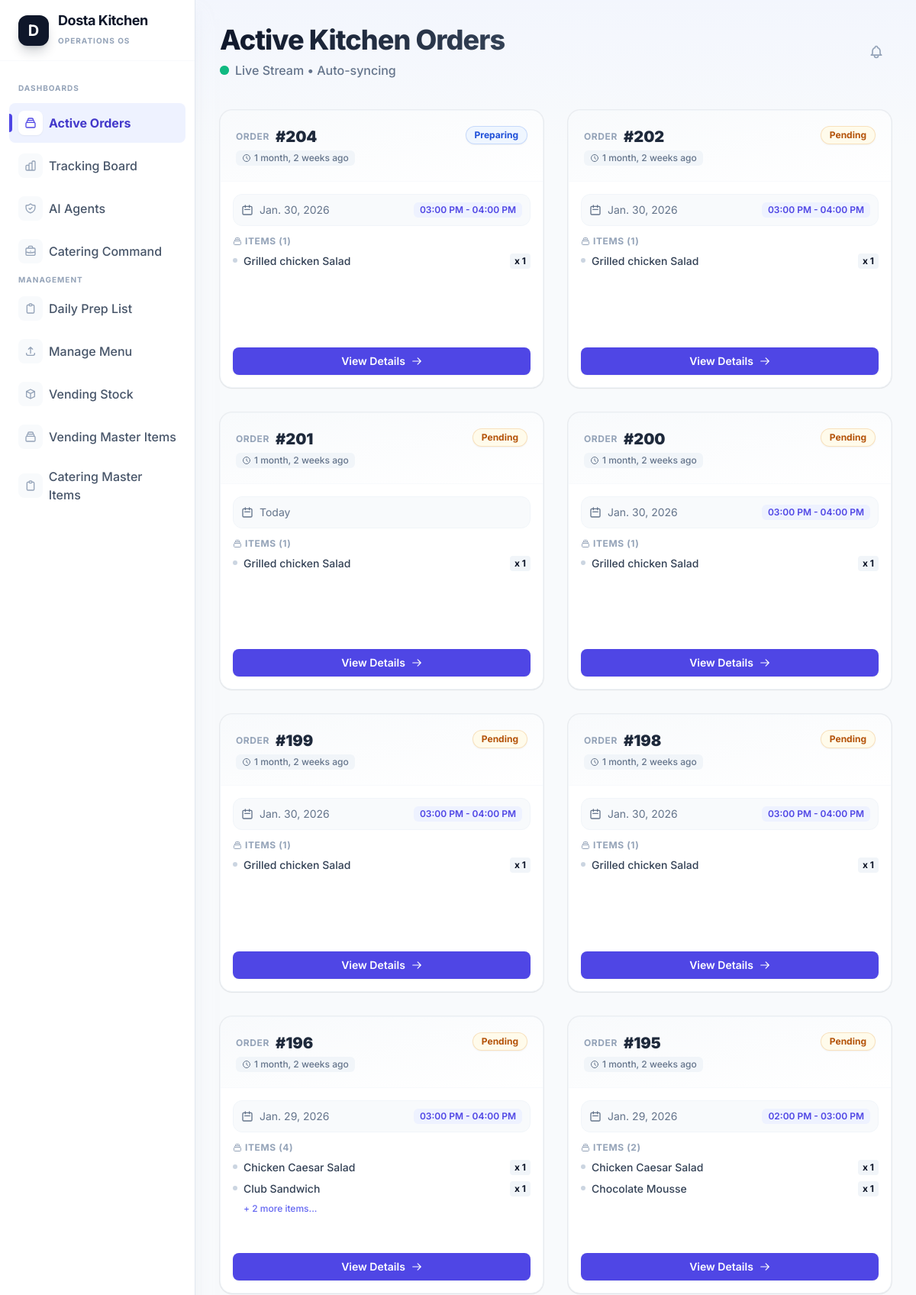
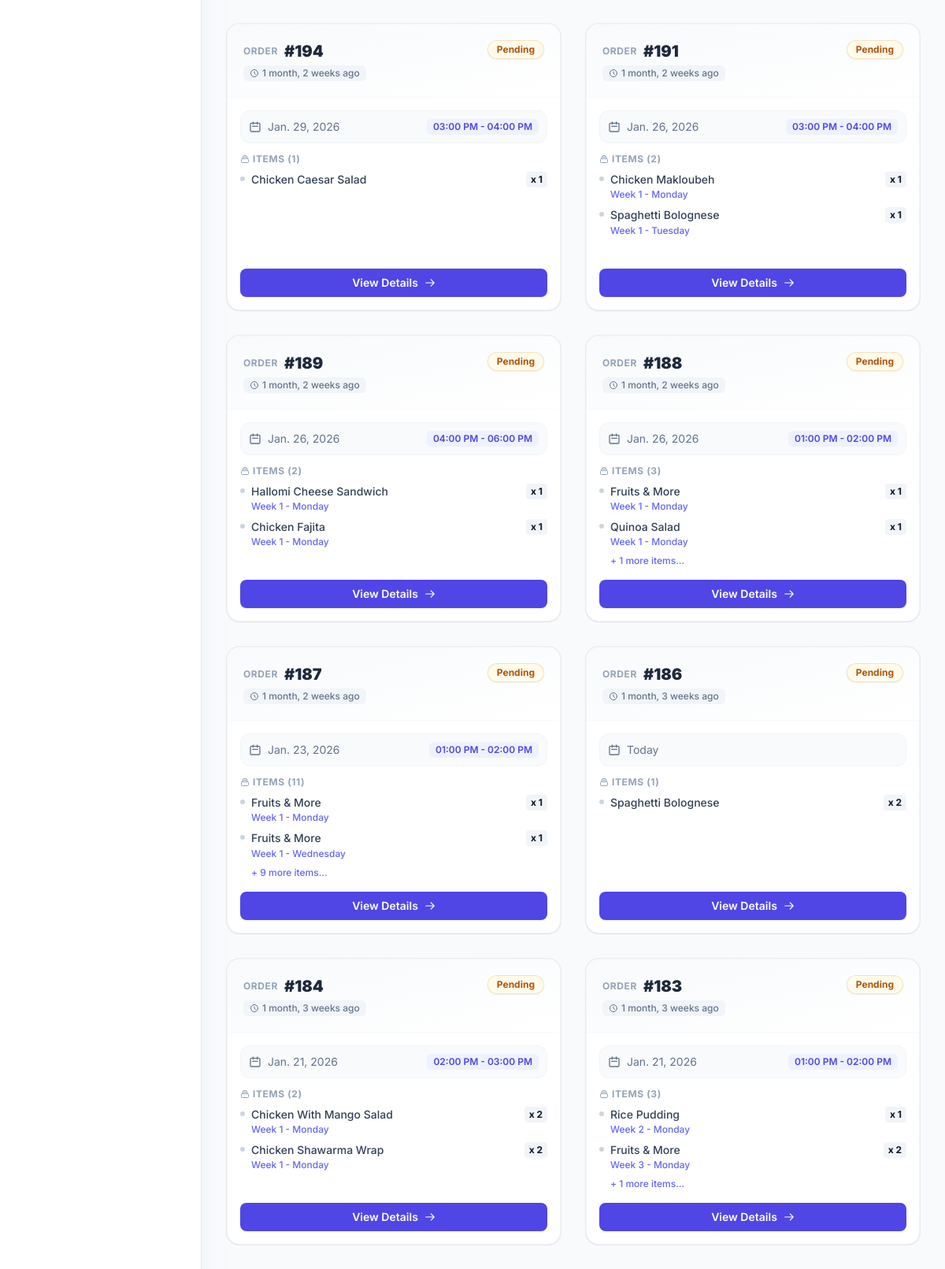
Page /kitchen/ (signed in, upper part) on the committed database (2 pictures, top to bottom).
### vending/models.py (models this page shows, shortened)
class Order(models.Model):
    user = models.ForeignKey(settings.AUTH_USER_MODEL, related_name="orders", on_delete=models.CASCADE)
    location = models.ForeignKey(VendingLocation, related_name="orders", on_delete=models.PROTECT)
    plan_type = models.CharField(max_length=20, choices=PlanType.choices)
    plan_subtype = models.CharField(max_length=20, choices=PlanSubType.choices, default=PlanSubType.NONE)
    pickup_type = models.CharField(max_length=20, choices=PickupType.choices, null=True, blank=True)
    pickup_date = models.DateField(null=True, blank=True)
    pickup_slot = models.ForeignKey(PickupTimeSlot, related_name="orders", on_delete=models.SET_NULL, null=True, blank=True)
    status = models.CharField(max_length=20, choices=OrderStatus.choices, default=OrderStatus.DRAFT)
    current_step = models.PositiveSmallIntegerField(default=1)
    total_amount = models.DecimalField(max_digits=10, decimal_places=2, default=0.00)
    pickup_code = models.CharField(max_length=50, blank=True, null=True)
    qr_code_url = models.URLField(max_length=500, blank=True, null=True)
    created_at = models.DateTimeField(auto_now_add=True)
    @property
    def kitchen_items(self):
        return self.items.filter(plan_type__in=['START_PLAN', 'ORDER_NOW', 'SMART_GRAB'], pickup_code__isnull=True)

class PickupTimeSlot(models.Model):
    label = models.CharField(max_length=100)
    start_time = models.TimeField()
    end_time = models.TimeField()
    location = models.ForeignKey(VendingLocation, related_name="pickup_slots", on_delete=models.CASCADE, null=True, blank=True)
    is_active = models.BooleanField(default=True)

class OrderItem(models.Model):
    order = models.ForeignKey(Order, related_name="items", on_delete=models.CASCADE)
    menu_item = models.ForeignKey(MenuItem, related_name="order_items", on_delete=models.PROTECT, null=True, blank=True)
    sweets_item = models.ForeignKey('catering.SweetsItem', related_name="order_items", on_delete=models.PROTECT, null=True, blank=True)
    sweets_variation = models.ForeignKey('catering.SweetsItemVariation', related_name="order_items", on_delete=models.SET_NULL, null=True, blank=True)
    quantity = models.PositiveIntegerField(default=1)
    day_of_week = models.CharField(max_length=10, choices=DayOfWeek.choices, null=True, blank=True)
    week_number = models.PositiveSmallIntegerField(null=True, blank=True)
    vending_good_uuid = models.CharField(max_length=255, null=True, blank=True) # NEW: Vending Good UUID
    heating_requested = models.BooleanField(default=False, null=True, blank=True)
    plan_type = models.CharField(max_length=20, choices=PlanType.choices, default=PlanType.ORDER_NOW)
    plan_subtype = models.CharField(max_length=20, choices=PlanSubType.choices, default=PlanSubType.NONE)
    pickup_type = models.CharField(max_length=20, choices=PickupType.choices, null=True, blank=True)
    pickup_date = models.DateField(null=True, blank=True)
    pickup_slot = models.ForeignKey(PickupTimeSlot, related_name="order_items", on_delete=models.SET_NULL, null=True, blank=True)
    status = models.CharField(max_length=20, choices=OrderStatus.choices, default=OrderStatus.PENDING, null=True, blank=True)
    pickup_code = models.CharField(max_length=50, blank=True, null=True)
    created_at = models.DateTimeField(auto_now_add=True)
    class Meta:
        indexes = [models.Index(fields=["order", "week_number", "day_of_week"])]
    @property
    def week_day_display(self):
        if self.week_number and self.day_of_week:
            return f"Week {self.week_number} - {self.day_of_week}"
        return self.day_of_week or ""

class MenuItem(models.Model):
    menu = models.ForeignKey(Menu, related_name='items', on_delete=models.CASCADE)
    master_item = models.ForeignKey(MasterItem, related_name='menu_items', on_delete=models.PROTECT, null=True, blank=True)
    name = models.CharField(max_length=255)
    price = models.DecimalField(max_digits=10, decimal_places=2)
    description = models.TextField()
    ingredients = models.TextField(blank=True, null=True)
    calories = models.PositiveIntegerField(default=0, help_text="kcal")
    protein = models.DecimalField(max_digits=6, decimal_places=2, default=0, help_text="grams")
    carbs = models.DecimalField(max_digits=6, decimal_places=2, default=0, help_text="grams")
    fats = models.DecimalField(max_digits=6, decimal_places=2, default=0, help_text="grams")
    offer = models.CharField(max_length=255, blank=True, null=True)
    terms_and_conditions = models.TextField(blank=True, null=True)
    heating = models.BooleanField(default=False)
    image_source_url = models.URLField(max_length=500, blank=True, null=True)
    image = models.ImageField(upload_to='menu_images/')

### kitchen/views.py (the view)
# urls.py: path('', views.DashboardView.as_view(), name='dashboard'),
class DashboardView(LoginRequiredMixin, UserPassesTestMixin, ListView):
    model = Order
    template_name = 'kitchen/dashboard.html'
    context_object_name = 'orders'
    def test_func(self):
        return is_kitchen_admin(self.request.user)
    def get_queryset(self):
        return Order.objects.filter(
            status__in=[
                OrderStatus.PENDING,
                OrderStatus.PREPARING,
                OrderStatus.READY
            ],
            items__plan_type__in=['START_PLAN', 'ORDER_NOW', 'SMART_GRAB'],
            items__pickup_code__isnull=True # Only items that still need fulfillment
        ).distinct().order_by('-created_at')

### kitchen/views.py (called while the page is built)
def is_kitchen_admin(user):
    return user.is_authenticated and (user.is_staff or user.is_superuser)

### kitchen/templates/kitchen/dashboard.html (shortened to what this page needs)
{% extends 'kitchen/base.html' %} {% block content %}
<div class="max-w-8xl mx-auto">
 <div
  class="flex flex-col md:flex-row md:items-center justify-between gap-6 mb-10">
  <div>
   <h2
    class="text-4xl font-extrabold text-transparent bg-clip-text bg-gradient-to-r from-slate-900 to-slate-700 tracking-tight">
   </h2>
   <div class="flex items-center gap-2 mt-2">
    <span class="relative flex h-3 w-3">
     <span
      class="relative inline-flex rounded-full h-3 w-3 bg-emerald-500"></span>
    </span>
    <p class="text-slate-500 font-medium">Live Stream • Auto-syncing</p>
   </div>
  </div>
  <div class="flex flex-wrap items-center gap-3">
   <button
    onclick="simulateOrder()"
    class="p-2.5 text-slate-400 hover:text-indigo-600 hover:bg-indigo-50 rounded-xl transition-all duration-200"
    title="Test Notification">
   </button>
  </div>
 </div>
 <div
  class="grid grid-cols-1 md:grid-cols-2 xl:grid-cols-3 2xl:grid-cols-4 gap-8 auto-rows-fr">
  {% for order in orders %}
  <div
   id="order-card-{{ order.id }}"
   class="group bg-white rounded-2xl shadow-sm hover:shadow-xl hover:-translate-y-1 transition-all duration-300 overflow-hidden flex flex-col h-full border border-slate-100 ring-1 ring-slate-900/5 animate-fade-in-up"
   style="animation-delay: {{ forloop.counter0|add:1|default:0 }}00ms">
   <div
    class="p-5 border-b border-slate-50 flex justify-between items-start bg-gradient-to-br from-slate-50 to-white">
    <div>
     <div class="flex items-center gap-2 mb-1">
      <span class="text-xs font-bold text-slate-400 uppercase tracking-wider"
       >Order</span
      >
      <h3 class="text-xl font-black text-slate-800">#{{ order.id }}</h3>
     </div>
     <span
      class="text-xs font-medium text-slate-500 flex items-center bg-slate-100 px-2 py-0.5 rounded-md w-fit">
      <svg
       class="w-3 h-3 mr-1"
       fill="none"
       stroke="currentColor"
       viewBox="0 0 24 24">
       <path
        stroke-linecap="round"
        stroke-linejoin="round"
        stroke-width="2"
        d="M12 8v4l3 3m6-3a9 9 0 11-18 0 9 9 0 0118 0z"></path>
      </svg>
      {{ order.created_at|timesince }} ago
     </span>
    </div>
    <span
     class="px-3 py-1 rounded-full text-xs font-bold shadow-sm ring-1 ring-inset {% if order.status == 'PENDING' %} bg-amber-50 text-amber-700 ring-amber-600/20 {% elif order.status == 'PREPARING' %} bg-blue-50 text-blue-700 ring-blue-600/20 {% elif order.status == 'READY' %} bg-emerald-50 text-emerald-700 ring-emerald-600/20 {% else %} bg-slate-100 text-slate-600 ring-slate-500/10 {% endif %}">
     {{ order.get_status_display }}
    </span>
   </div>
   <div class="p-4 flex-grow space-y-3">
    <div
     class="flex items-center justify-between text-sm p-2.5 bg-slate-50 rounded-xl border border-slate-100">
     <div class="flex items-center text-slate-500">
      <svg
       class="w-4 h-4 mr-2"
       fill="none"
       stroke="currentColor"
       viewBox="0 0 24 24">
       <path
        stroke-linecap="round"
        stroke-linejoin="round"
        stroke-width="2"
        d="M8 7V3m8 4V3m-9 8h10M5 21h14a2 2 0 002-2V7a2 2 0 00-2-2H5a2 2 0 00-2 2v12a2 2 0 002 2z"></path>
      </svg>
      <span>{{ order.pickup_date|default:"Today" }}</span>
     </div>
     {% if order.pickup_slot %}
     <span
      class="text-indigo-600 font-semibold bg-indigo-50 px-2 py-0.5 rounded-md text-xs"
      >{{ order.pickup_slot.label }}</span
     >
     {% endif %}
    </div>
    <div>
     <div
      class="text-xs font-bold text-slate-400 uppercase tracking-wider mb-2 flex items-center">
      <svg
       class="w-3 h-3 mr-1"
       fill="none"
       stroke="currentColor"
       viewBox="0 0 24 24">
       <path
        stroke-linecap="round"
        stroke-linejoin="round"
        stroke-width="2"
        d="M19 11H5m14 0a2 2 0 012 2v6a2 2 0 01-2 2H5a2 2 0 01-2-2v-6a2 2 0 012-2m14 0V9a2 2 0 00-2-2M5 11V9a2 2 0 012-2m0 0V5a2 2 0 012-2h6a2 2 0 012 2v2M7 7h10"></path>
      </svg>
      Items ({{ order.kitchen_items.count }})
     </div>
     <ul class="space-y-2">
      {% for item in order.kitchen_items|slice:":2" %}
      <li class="flex justify-between items-start text-sm group/item">
       <div class="flex items-start">
        <span
         class="w-1.5 h-1.5 rounded-full bg-slate-300 mt-1.5 mr-2 group-hover/item:bg-indigo-400 transition-colors"></span>
        <div>
         <span class="text-slate-700 font-medium leading-snug block"
          >{{ item.menu_item.name }}</span
         >
         {% if item.week_day_display %}
         <span class="text-xs text-indigo-500 font-medium mt-0.5 block">
          {{ item.week_day_display }}
         </span>
         {% endif %}
        </div>
       </div>
       <span
        class="font-bold text-slate-900 bg-slate-100 px-1.5 py-0.5 rounded ml-2 whitespace-nowrap text-xs"
        >x {{ item.quantity }}</span
       >
      </li>
      {% endfor %} {% if order.kitchen_items.count > 2 %}
      <li class="pl-3.5 text-xs text-indigo-500 font-medium">
       + {{ order.kitchen_items.count|add:"-2" }} more items...
      </li>
      {% endif %}
     </ul>
    </div>
   </div>
   <div class="p-4 pt-0 mt-auto">
    <a
     href="{% url 'kitchen:order_detail' order.id %}"
     class="block w-full text-center bg-indigo-600 hover:bg-indigo-700 text-white font-semibold py-2 px-4 rounded-lg shadow-sm hover:shadow-indigo-200 transition-all duration-200 flex items-center justify-center group/btn text-sm">
     <span>View Details</span>
     <svg
      class="w-3.5 h-3.5 ml-2 group-hover/btn:translate-x-1 transition-transform"
      fill="none"
      stroke="currentColor"
      viewBox="0 0 24 24">
      <path
       stroke-linecap="round"
       stroke-linejoin="round"
       stroke-width="2"
       d="M14 5l7 7m0 0l-7 7m7-7H3"></path>
     </svg>
    </a>
   </div>
  </div>
  {% endfor %}
 </div>
</div>
{% endblock %}

### kitchen/templates/kitchen/base.html (style rules this page uses)
body { font-family: "Inter", sans-serif; }

### rows in the picture
Order: id "204", created_at "1 month, 2 weeks", status "Preparing", pickup_date "Jan. 30, 2026", pickup_slot.label "03:00 PM - 04:00 PM", kitchen_items.count "1"
OrderItem: menu_item.name "Grilled chicken Salad", quantity "1"
Order: id "202", created_at "1 month, 2 weeks", status "Pending", pickup_date "Jan. 30, 2026", pickup_slot.label "03:00 PM - 04:00 PM", kitchen_items.count "1"
OrderItem: menu_item.name "Grilled chicken Salad", quantity "1"
Order: id "201", created_at "1 month, 2 weeks", status "Pending", pickup_date "Today", kitchen_items.count "1"
OrderItem: menu_item.name "Grilled chicken Salad", quantity "1"
Order: id "200", created_at "1 month, 2 weeks", status "Pending", pickup_date "Jan. 30, 2026", pickup_slot.label "03:00 PM - 04:00 PM", kitchen_items.count "1"
OrderItem: menu_item.name "Grilled chicken Salad", quantity "1"
Order: id "199", created_at "1 month, 2 weeks", status "Pending", pickup_date "Jan. 30, 2026", pickup_slot.label "03:00 PM - 04:00 PM", kitchen_items.count "1"
OrderItem: menu_item.name "Grilled chicken Salad", quantity "1"
Order: id "198", created_at "1 month, 2 weeks", status "Pending", pickup_date "Jan. 30, 2026", pickup_slot.label "03:00 PM - 04:00 PM", kitchen_items.count "1"
OrderItem: menu_item.name "Grilled chicken Salad", quantity "1"
Order: id "196", created_at "1 month, 2 weeks", status "Pending", pickup_date "Jan. 29, 2026", pickup_slot.label "03:00 PM - 04:00 PM", kitchen_items.count "4", kitchen_items.count|add "2"
OrderItem: menu_item.name "Chicken Caesar Salad", quantity "1"
OrderItem: menu_item.name "Club Sandwich", quantity "1"
Order: id "195", created_at "1 month, 2 weeks", status "Pending", pickup_date "Jan. 29, 2026", pickup_slot.label "02:00 PM - 03:00 PM", kitchen_items.count "2"
OrderItem: menu_item.name "Chicken Caesar Salad", quantity "1"
OrderItem: menu_item.name "Chocolate Mousse", quantity "1"
Order: id "194", created_at "1 month, 2 weeks", status "Pending", pickup_date "Jan. 29, 2026", pickup_slot.label "03:00 PM - 04:00 PM", kitchen_items.count "1"
OrderItem: menu_item.name "Chicken Caesar Salad", quantity "1"
Order: id "191", created_at "1 month, 2 weeks", status "Pending", pickup_date "Jan. 26, 2026", pickup_slot.label "03:00 PM - 04:00 PM", kitchen_items.count "2"
OrderItem: menu_item.name "Chicken Makloubeh", week_day_display "Week 1 - Monday", quantity "1"
OrderItem: menu_item.name "Spaghetti Bolognese", week_day_display "Week 1 - Tuesday", quantity "1"
Order: id "189", created_at "1 month, 2 weeks", status "Pending", pickup_date "Jan. 26, 2026", pickup_slot.label "04:00 PM - 06:00 PM", kitchen_items.count "2"
OrderItem: menu_item.name "Hallomi Cheese Sandwich", week_day_display "Week 1 - Monday", quantity "1"
OrderItem: menu_item.name "Chicken Fajita", week_day_display "Week 1 - Monday", quantity "1"
Order: id "188", created_at "1 month, 2 weeks", status "Pending", pickup_date "Jan. 26, 2026", pickup_slot.label "01:00 PM - 02:00 PM", kitchen_items.count "3", kitchen_items.count|add "1"
OrderItem: menu_item.name "Fruits & More", week_day_display "Week 1 - Monday", quantity "1"
OrderItem: menu_item.name "Quinoa Salad", week_day_display "Week 1 - Monday", quantity "1"
Order: id "187", created_at "1 month, 2 weeks", status "Pending", pickup_date "Jan. 23, 2026", pickup_slot.label "01:00 PM - 02:00 PM", kitchen_items.count "11", kitchen_items.count|add "9"
OrderItem: menu_item.name "Fruits & More", week_day_display "Week 1 - Monday", quantity "1"
OrderItem: menu_item.name "Fruits & More", week_day_display "Week 1 - Wednesday", quantity "1"
Order: id "186", created_at "1 month, 3 weeks", status "Pending", pickup_date "Today", kitchen_items.count "1"
OrderItem: menu_item.name "Spaghetti Bolognese", quantity "2"
Order: id "184", created_at "1 month, 3 weeks", status "Pending", pickup_date "Jan. 21, 2026", pickup_slot.label "02:00 PM - 03:00 PM", kitchen_items.count "2"
OrderItem: menu_item.name "Chicken With Mango Salad", week_day_display "Week 1 - Monday", quantity "2"
OrderItem: menu_item.name "Chicken Shawarma Wrap", week_day_display "Week 1 - Monday", quantity "2"
Order: id "183", created_at "1 month, 3 weeks", status "Pending", pickup_date "Jan. 21, 2026", pickup_slot.label "01:00 PM - 02:00 PM", kitchen_items.count "3", kitchen_items.count|add "1"
OrderItem: menu_item.name "Rice Pudding", week_day_display "Week 2 - Monday", quantity "1"
OrderItem: menu_item.name "Fruits & More", week_day_display "Week 3 - Monday", quantity "2"
